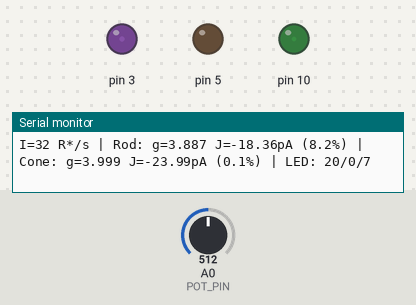
A sketch run on a simulated Arduino Uno, built with avr-gcc and run on an emulated ATmega328P. On the bench: output pins drawn as LEDs (lit = HIGH), the last lines printed to the serial monitor. Inputs (shaded band) come from the test bench; at power-on: A0 (POT_PIN) = 512.

Above: at 1.28 s.
1.3 s: A0 (POT_PIN) set to 716
At 3.8 s:
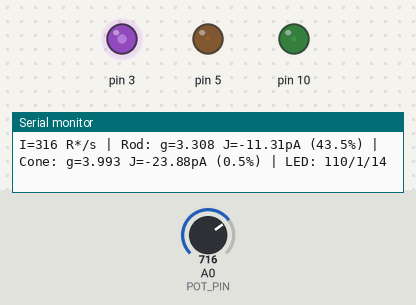
4.3 s: A0 (POT_PIN) set to 900
At 7.1 s:
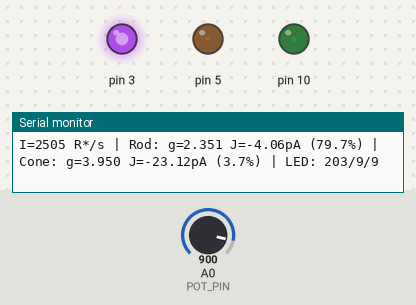
7.3 s: A0 (POT_PIN) set to 511
At 7.9 s:
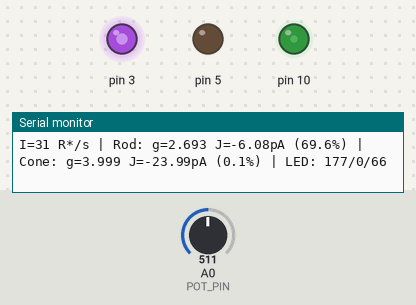
10.3 s: A0 (POT_PIN) set to 207
Timing chart, 0 to 14.3 s (numbered marks = the images above; inputs shaded):
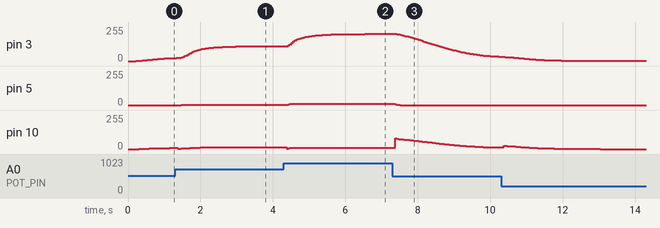

Measured:
- after the input at 1.3 s, pin 5: 0/255 → 1/255 after 0.17 s
- after the input at 4.3 s, pin 3: moves from 111/255 to 203/255 over 2.2 s, starting after 0.08 s; pin 5: 1/255 → 9/255 after 0.08 s; pin 10: 15/255 → 9/255 after 0.08 s
- after the input at 7.3 s, pin 3: moves from 203/255 to 32/255 over 2.9 s, starting after 0.12 s; pin 5: 9/255 → 0/255 after 0.07 s

The sketch:

retina_phototransduction.ino
```cpp
// =============================================================================
// RETINA PHOTOTRANSDUCTION SIMULATOR - Arduino Implementation
// Based on Hamer et al. (2005) Equations A8-A12
// CALIBRATED for realistic rod/cone responses
// =============================================================================
//
// LED OUTPUTS:
//   PURPLE (pin 3):  Rod photocurrent response (brighter = more suppression)
//   ORANGE (pin 5):  Cone photocurrent response
//   GREEN  (pin 10): Combined (scotopic/photopic weighted)
//
// INPUT:
//   Potentiometer (A0): Light intensity [R*/s] (log scale: 0.1 - 10000)
//
// UNITS:
//   I(t)  : R*/s    dt: s    R*, E*: a.u.    cGMP, Ca: μM    J: pA
//
// =============================================================================

#define POT_PIN A0

// === TIMING ===
const float dt = 0.001;        // [s] 1 ms timestep
const int STEPS_PER_LOOP = 20; // 20 ms simulated per loop
unsigned long lastLoopTime = 0;
const unsigned long LOOP_INTERVAL_MS = 20;

// =============================================================================
// PHOTORECEPTOR STRUCTURE
// =============================================================================
struct Photoreceptor {
    float tauR, tauE, gain;                    // Front-end
    float alphaMax, Kc, m, betaDark, betaSub;  // cGMP (Eq.3)
    float gDark, ncg;
    float cDark, c0, gammaCa;                  // Calcium (Eq.4)
    float Jdark, fCa;                          // Output (Eq.5)
    float Rstar, Estar, cGMP, Ca, J;           // State
};

// =============================================================================
// ROD - Human/Primate (Hamer 2005)
// Slow, sensitive, saturates at ~1000 R*/s
//
// Steady-state: α(0.6μM) / 1.2/s = 4.0 μM ✓
// Response: 50% at ~500 R*/s, saturates by ~5000 R*/s
// =============================================================================
Photoreceptor rod = {
    .tauR = 0.080,      // [s] 80 ms
    .tauE = 0.200,      // [s] 200 ms (dominant)
    .gain = 8.0,

    .alphaMax = 117.13, // [μM/s]
    .Kc = 0.17,         // [μM]
    .m = 2.5,
    .betaDark = 1.2,    // [1/s]
    .betaSub = 0.1,     // [1/(s·a.u.)]
    .gDark = 4.0,       // [μM]
    .ncg = 3.0,

    .cDark = 0.6,       // [μM]
    .c0 = 0.01,         // [μM]
    .gammaCa = 50.0,    // [1/s]

    .Jdark = 20.0,      // [pA]
    .fCa = 0.17,

    .Rstar = 0, .Estar = 0, .cGMP = 4.0, .Ca = 0.6, .J = -20.0
};

// =============================================================================
// CONE - Human/Primate (CALIBRATED for literature-consistent operating range)
// Fast, robust, operates at high intensities without saturation
//
// From literature (Chapter 20, Table 20.1):
//   - Cone half-saturation: ~100,000-240,000 R*/s (vs rod ~500 R*/s)
//   - 20× faster τ_R and 20× faster τ_E → 400× shift in operating range
//
// Calibration:
//   α_max = 217.6 μM/s (ensures g_dark = 4.0 μM at steady state)
//   β_sub = 2.0 /s per E* (gives ~50% response at ~100,000 R*/s)
// =============================================================================
Photoreceptor cone = {
    .tauR = 0.004,      // [s] 4 ms
    .tauE = 0.010,      // [s] 10 ms
    .gain = 2.5,

    .alphaMax = 217.6,  // [μM/s] - calibrated for g_dark = 4.0
    .Kc = 0.20,         // [μM]
    .m = 2.5,
    .betaDark = 5.0,    // [1/s]
    .betaSub = 2.0,     // [1/(s·a.u.)] - gives ~50% at ~100,000 R*/s
    .gDark = 4.0,       // [μM]
    .ncg = 3.0,

    .cDark = 0.5,       // [μM]
    .c0 = 0.01,         // [μM]
    .gammaCa = 300.0,   // [1/s] τ_Ca ≈ 3 ms

    .Jdark = 24.0,      // [pA]
    .fCa = 0.35,

    .Rstar = 0, .Estar = 0, .cGMP = 4.0, .Ca = 0.5, .J = -24.0
};

// =============================================================================
// PHOTOTRANSDUCTION EQUATIONS
// =============================================================================
void stepCell(Photoreceptor &cell, float I) {
    // [Eq.1] dR*/dt = I - R*/τ_R
    float dRdt = I - cell.Rstar / cell.tauR;
    cell.Rstar += dRdt * dt;
    if (cell.Rstar < 0) cell.Rstar = 0;

    // [Eq.2] dE*/dt = gain × R* - E*/τ_E
    float dEdt = cell.gain * cell.Rstar - cell.Estar / cell.tauE;
    cell.Estar += dEdt * dt;
    if (cell.Estar < 0) cell.Estar = 0;

    // [Eq.3] dg/dt = α(c) - β(E*) × g
    float alpha = cell.alphaMax / (1.0 + pow(cell.Ca / cell.Kc, cell.m));
    float beta = cell.betaDark + cell.betaSub * cell.Estar;
    float dgdt = alpha - beta * cell.cGMP;
    cell.cGMP += dgdt * dt;
    cell.cGMP = constrain(cell.cGMP, 0.01, 20.0);

    // [Eq.4] dc/dt = Influx - Efflux
    float chanOpen = pow(cell.cGMP / cell.gDark, cell.ncg);
    float influx = cell.gammaCa * (cell.cDark - cell.c0) * chanOpen;
    float efflux = cell.gammaCa * (cell.Ca - cell.c0);
    cell.Ca += (influx - efflux) * dt;
    cell.Ca = constrain(cell.Ca, cell.c0, 5.0);

    // [Eq.5] J = -J_dark × [w_CNG × chanOpen + w_ex × caRatio] (ALGEBRAIC)
    // With correct parameters, chanOpen ∈ [0,1] and caRatio ∈ [0,1] naturally
    // No clamping needed - the physics ensures J ∈ [-Jdark, 0]
    float wCNG = 2.0 / (cell.fCa + 2.0);
    float wEx = cell.fCa / (cell.fCa + 2.0);
    float caRatio = (cell.Ca - cell.c0) / (cell.cDark - cell.c0);
    cell.J = -cell.Jdark * (wCNG * chanOpen + wEx * caRatio);
}

// =============================================================================
// I/O CONVERSION
// =============================================================================
float potToIntensity(int pot) {
    float norm = pot / 1023.0;
    return pow(10.0, -1.0 + norm * 5.0);  // 0.1 to 10000 R*/s
}

int currentToLED(float J, float Jdark) {
    float norm = constrain(1.0 + J / Jdark, 0.0, 1.0);
    return (int)(norm * 255);
}

// =============================================================================
// SETUP & LOOP
// =============================================================================
void setup() {
    pinMode(3, OUTPUT);
    pinMode(5, OUTPUT);
    pinMode(10, OUTPUT);

    Serial.begin(115200);
    Serial.println(F("=== Phototransduction Simulator (Hamer 2005) ==="));
    Serial.println(F("CALIBRATED: Rod saturates ~1000 R*/s, Cone ~50% at 5000 R*/s"));
    Serial.println(F(""));
    lastLoopTime = millis();
}

void loop() {
    unsigned long now = millis();
    if (now - lastLoopTime < LOOP_INTERVAL_MS) return;
    lastLoopTime = now;

    float I = potToIntensity(analogRead(POT_PIN));

    for (int i = 0; i < STEPS_PER_LOOP; i++) {
        stepCell(rod, I);
        stepCell(cone, I);
    }

    int rodLED = currentToLED(rod.J, rod.Jdark);
    int coneLED = currentToLED(cone.J, cone.Jdark);

    // Combined: scotopic (rod) → photopic (cone) transition
    float logI = log10(I);
    float coneWt = constrain((logI + 1.0) / 4.0, 0.0, 1.0);
    float rodWt = 1.0 - coneWt;
    float rodN = constrain(1.0 + rod.J / rod.Jdark, 0.0, 1.0);
    float coneN = constrain(1.0 + cone.J / cone.Jdark, 0.0, 1.0);
    int combLED = (int)(constrain(rodWt * rodN + coneWt * coneN, 0.0, 1.0) * 255);

    analogWrite(3, rodLED);
    analogWrite(5, coneLED);
    analogWrite(10, combLED);

    // Debug output
    static unsigned long lastPrint = 0;
    if (now - lastPrint > 500) {
        lastPrint = now;
        Serial.print(F("I=")); Serial.print(I, 0);
        Serial.print(F(" R*/s | Rod: g=")); Serial.print(rod.cGMP, 3);
        Serial.print(F(" J=")); Serial.print(rod.J, 2);
        Serial.print(F("pA (")); Serial.print(100*(1+rod.J/rod.Jdark), 1);
        Serial.print(F("%) | Cone: g=")); Serial.print(cone.cGMP, 3);
        Serial.print(F(" J=")); Serial.print(cone.J, 2);
        Serial.print(F("pA (")); Serial.print(100*(1+cone.J/cone.Jdark), 1);
        Serial.print(F("%) | LED: ")); Serial.print(rodLED);
        Serial.print(F("/")); Serial.print(coneLED);
        Serial.print(F("/")); Serial.println(combLED);
    }
}
```
